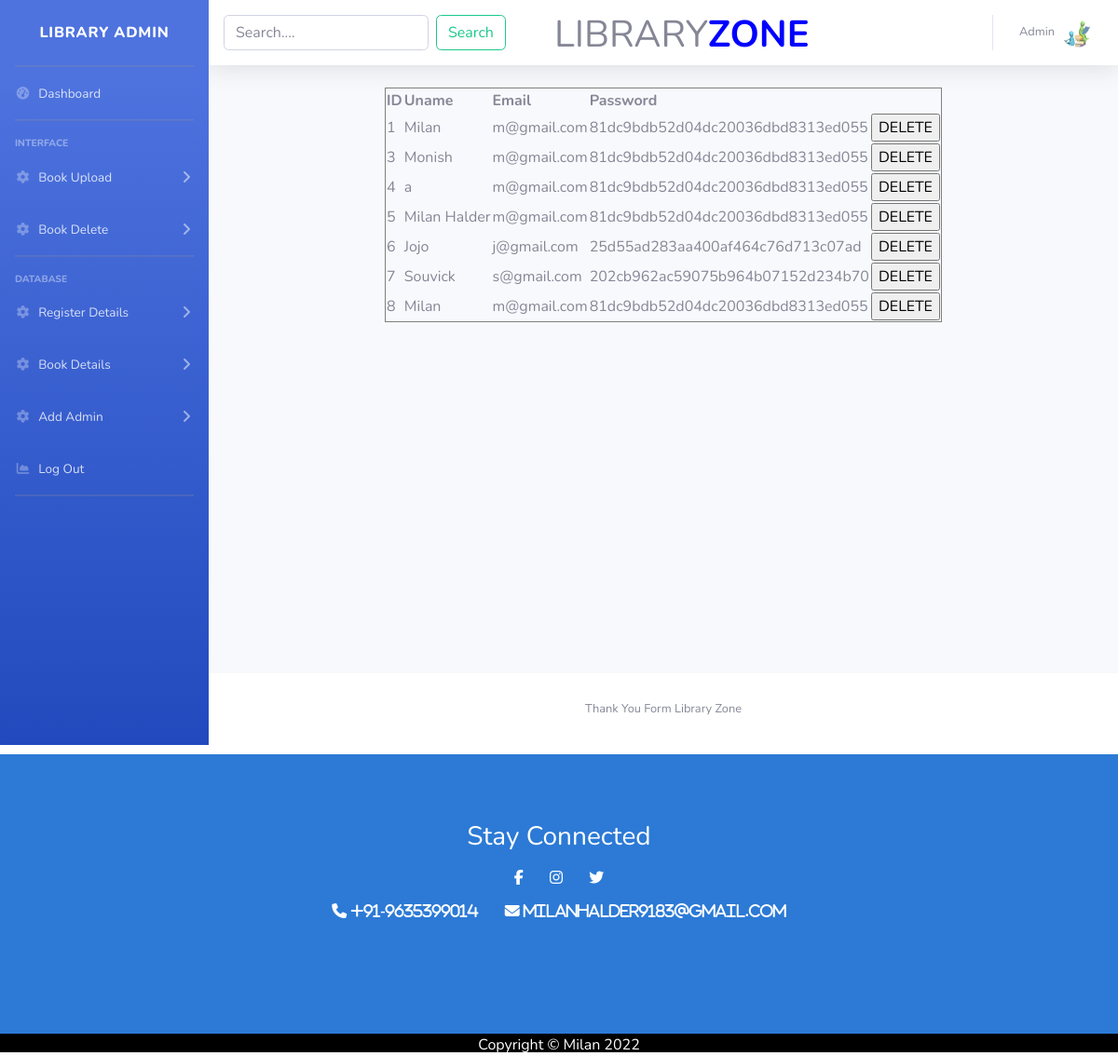
The app's page /regtab.php with its own data.
### tables this page shows
CREATE TABLE `reg` (
  `id` int(11) NOT NULL,
  `Uname` varchar(100) DEFAULT NULL,
  `Email` varchar(50) DEFAULT NULL,
  `pass` varchar(50) DEFAULT NULL
);

### dao.php (called while the page is built, shortened)
<?php
function getUser(){
    $con=$GLOBALS['con'];
    $sql="select * from reg";
    $res=$con->query($sql);
    $users=array();
    if($res->num_rows>0){
        while($row=$res->fetch_assoc()){
        $users[]=$row;
        }
    }
    return $users;
}
?>

### index.php (called while the page is built, shortened)
<?php
include 'dao.php';
$u=getUser();
?>

### regtab.php (the view, shortened to what this page needs)
<?php include 'index.php';
?>
<!DOCTYPE html>
<html lang="en">
<head>
</head>
<head>
    <link href="https://cdn.jsdelivr.net/npm/bootstrap@5.1.3/dist/css/bootstrap.min.css" rel="stylesheet">
    <link rel="stylesheet" href="https://cdnjs.cloudflare.com/ajax/libs/font-awesome/4.7.0/css/font-awesome.min.css">
    <link href="vendor/fontawesome-free/css/all.min.css" rel="stylesheet" type="text/css">
    <link href="css/sb-admin-2.min.css" rel="stylesheet">
    <link rel="stylesheet" href="css/style.css">
</head>
<body id="page-top">
<header>
  <div id="wrapper">
    <ul class="navbar-nav bg-gradient-primary sidebar sidebar-dark accordion" id="accordionSidebar">
      <a class="sidebar-brand d-flex align-items-center justify-content-center" href="adminpanel.php">
        <div class="sidebar-brand-text mx-3">Library Admin</div>
      </a>
      <hr class="sidebar-divider my-0">
      <li class="nav-item">
        <a class="nav-link" href="adminpanel.php">
          <i class="fas fa-fw fa-tachometer-alt"></i>
          <span>Dashboard</span></a>
      </li>
      <hr class="sidebar-divider">
      <div class="sidebar-heading">
        Interface
      </div>
      <li class="nav-item">
        <a class="nav-link collapsed" href="bookupload.php" data-toggle="collapse" data-target="#collapseTwo" aria-expanded="true" aria-controls="collapseTwo">
          <i class="fas fa-fw fa-cog"></i>
          <span>Book Upload</span>
        </a></li>
      <li class="nav-item">
        <a class="nav-link collapsed" href="bdetails.php" data-toggle="collapse" data-target="#collapseUtilities" aria-expanded="true" aria-controls="collapseUtilities">
          <i class="fas fa-fw fa-cog"></i>
          <span>Book Delete</span>
        </a></li>
      <hr class="sidebar-divider">
      <div class="sidebar-heading">
        DataBase
      </div>
      <li class="nav-item">
        <a class="nav-link collapsed" href="regtab.php" data-toggle="collapse" data-target="#collapseTwo" aria-expanded="true" aria-controls="collapseTwo">
          <i class="fas fa-fw fa-cog"></i>
          <span>Register Details</span>
        </a></li>
        <li class="nav-item">
        <a class="nav-link collapsed" href="bdetails.php" data-toggle="collapse" data-target="#collapseTwo" aria-expanded="true" aria-controls="collapseTwo">
          <i class="fas fa-fw fa-cog"></i>
          <span>Book Details</span>
        </a></li>
        <li class="nav-item">
        <a class="nav-link collapsed" href="addadmin.php" data-toggle="collapse" data-target="#collapseTwo" aria-expanded="true" aria-controls="collapseTwo">
          <i class="fas fa-fw fa-cog"></i>
          <span>Add Admin</span>
        </a></li>
      <li class="nav-item">
        <a class="nav-link" href="admin.php">
          <i class="fas fa-fw fa-chart-area"></i>
          <span>Log Out</span></a>
      </li>
      <hr class="sidebar-divider d-none d-md-block">
    </ul>
    <div id="content-wrapper" class="d-flex flex-column">
      <div id="content">
        <nav class="navbar navbar-expand navbar-light bg-white topbar mb-4 static-top shadow">
     <form class="d-flex">
        <input class="form-control me-2" type="search" placeholder="Search...." aria-label="Search">
        <button class="btn btn-outline-success" type="submit">Search</button>
      </form>
      <div class="logo">
         LIBRARY<b style="color:blue;">ZONE</b>
      </div>
          <ul class="navbar-nav ml-auto">
            <li class="nav-item dropdown no-arrow">
              <a class="nav-link dropdown-toggle" href="adminpanel.php">
                <span class="mr-2 d-none d-lg-inline text-gray-600 small">Admin</span>
                <img class="img-profile rounded-circle" src="image/img4.jpg">
              </a>
            </li>
          </ul>
        </nav>
        <center>
        <table border=1px>
        <tr>
            <th>ID</th>
            <th>Uname</th>
            <th>Email</th>
            <th>Password</th>
        </tr>
        <?php foreach($u as $a){?>
        <tr>
            <td><?=$a['id']?></td>
            <td><?=$a['Uname']?></td>
            <td><?=$a['Email']?></td>
            <td><?=$a['pass']?></td>
            <td><form action="index.php" method="post">
                <input type="submit" value="DELETE" name="d" >
                </form>
            </td>
        </tr>
        <?php } ?>
        </table>
        </center>
      </div>
      <footer class="sticky-footer bg-white">
        <div class="container my-auto">
          <div class="copyright text-center my-auto">
            <span>Thank You Form Library Zone</span>
          </div>
        </div>
      </footer>
    </div>
  </div>
</header>
<footer>
    <div class="down">
            <font color="white">
            <br><br><br><h3>Stay Connected</h3>
            </font>
            <a href="https://www.facebook.com/" class="fa fa-facebook" style="text-decoration: none; padding: 10px 12px;color: white; "></a>
            <a href="https://www.instagram.com/" class="fa fa-instagram" style="text-decoration: none; padding: 10px 12px;color: white;"></a>
            <a href="https://twitter.com/i/flow/login" class="fa fa-twitter" style="text-decoration: none; padding: 10px 12px;color: white;"></a><br>
            <a href="#" class="fa fa-phone" style="text-decoration: none; padding: 10px 12px;color: white;">
              +91-9635399014</a>
            <a href="https://mail.google.com/mail/u/0/#inbox?compose=CllgCJTNqrgnGwVtVpsZhQBWNnSMlJdfzgVdTXfRFSjBJJdpMGGdqWjFrPBGlFnJRHdqrtXBfcg" class="fa fa-envelope" style="text-decoration: none; padding: 10px 12px; color:white;">
              milanhalder9183@gmail.com</a>
    </div>
<div class="footer">
<div class="copyright text-center my-auto">
    <span>Copyright &copy; Milan 2022</span></div>
</div>
</footer>
</body>
</html>

### css/style.css (style rules this page uses)
.logo { height: 60px; width: 40%; text-align: center; line-height: 65px; font-size: 40px; float: left; }
.down { height: 300px; width: 100%; margin-top: 10px; background:#2c7ad6; text-align: center; }
.footer { height: 20px; width: 100%; background:black; color: white; text-align: center; }

### records on screen
reg: id "1", Uname "Milan", Email "m@gmail.com", pass "81dc9bdb52d04dc20036dbd8313ed055"
reg: id "3", Uname "Monish", Email "m@gmail.com", pass "81dc9bdb52d04dc20036dbd8313ed055"
reg: id "4", Uname "a", Email "m@gmail.com", pass "81dc9bdb52d04dc20036dbd8313ed055"
reg: id "5", Uname "Milan Halder", Email "m@gmail.com", pass "81dc9bdb52d04dc20036dbd8313ed055"
reg: id "6", Uname "Jojo", Email "j@gmail.com", pass "25d55ad283aa400af464c76d713c07ad"
reg: id "7", Uname "Souvick", Email "s@gmail.com", pass "202cb962ac59075b964b07152d234b70"
reg: id "8", Uname "Milan", Email "m@gmail.com", pass "81dc9bdb52d04dc20036dbd8313ed055"
